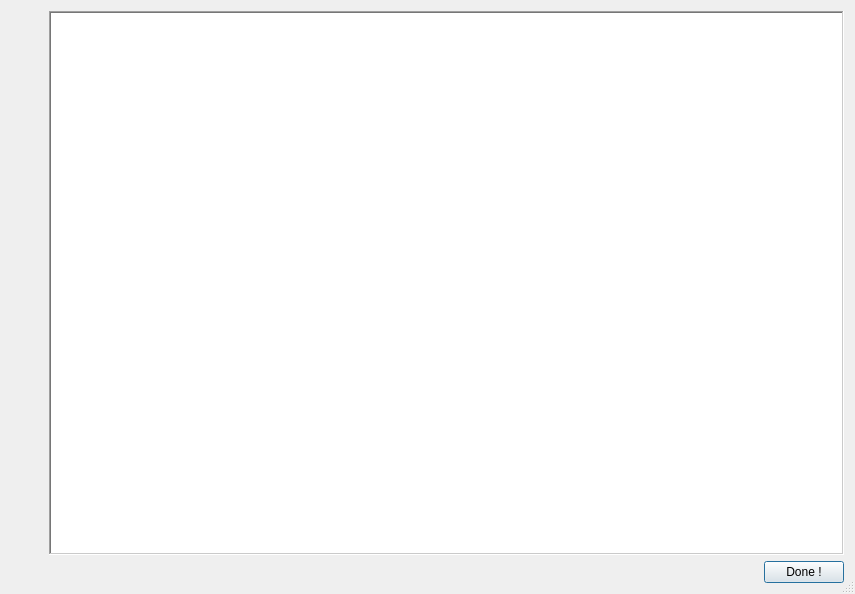
<?xml version="1.0" encoding="UTF-8"?>
<ui version="4.0">
 <class>AboutDialog</class>
 <widget class="QDialog" name="AboutDialog">
  <property name="geometry">
   <rect>
    <x>0</x>
    <y>0</y>
    <width>855</width>
    <height>594</height>
   </rect>
  </property>
  <property name="sizePolicy">
   <sizepolicy hsizetype="Preferred" vsizetype="Expanding">
    <horstretch>0</horstretch>
    <verstretch>0</verstretch>
   </sizepolicy>
  </property>
  <property name="windowTitle">
   <string>About RPI2IEC</string>
  </property>
  <property name="autoFillBackground">
   <bool>false</bool>
  </property>
  <property name="sizeGripEnabled">
   <bool>true</bool>
  </property>
  <layout class="QGridLayout" name="gridLayout">
   <item row="0" column="3">
    <layout class="QVBoxLayout" name="verticalLayout">
     <item>
      <widget class="QTextBrowser" name="m_aboutText">
       <property name="sizePolicy">
        <sizepolicy hsizetype="Expanding" vsizetype="Expanding">
         <horstretch>0</horstretch>
         <verstretch>0</verstretch>
        </sizepolicy>
       </property>
       <property name="minimumSize">
        <size>
         <width>500</width>
         <height>400</height>
        </size>
       </property>
       <property name="font">
        <font>
         <family>Courier New</family>
        </font>
       </property>
       <property name="styleSheet">
        <string notr="true"/>
       </property>
       <property name="frameShape">
        <enum>QFrame::WinPanel</enum>
       </property>
       <property name="lineWidth">
        <number>1</number>
       </property>
       <property name="autoFormatting">
        <set>QTextEdit::AutoBulletList</set>
       </property>
       <property name="html">
        <string>&lt;!DOCTYPE HTML PUBLIC &quot;-//W3C//DTD HTML 4.0//EN&quot; &quot;http://www.w3.org/TR/REC-html40/strict.dtd&quot;&gt;
&lt;html&gt;&lt;head&gt;&lt;meta name=&quot;qrichtext&quot; content=&quot;1&quot; /&gt;&lt;style type=&quot;text/css&quot;&gt;
p, li { white-space: pre-wrap; }
&lt;/style&gt;&lt;/head&gt;&lt;body style=&quot; font-family:'Courier New'; font-size:8.25pt; font-weight:400; font-style:normal;&quot;&gt;
&lt;p style=&quot;-qt-paragraph-type:empty; margin-top:0px; margin-bottom:0px; margin-left:0px; margin-right:0px; -qt-block-indent:0; text-indent:0px; font-size:8pt;&quot;&gt;&lt;br /&gt;&lt;/p&gt;&lt;/body&gt;&lt;/html&gt;</string>
       </property>
       <property name="textInteractionFlags">
        <set>Qt::TextBrowserInteraction</set>
       </property>
       <property name="openExternalLinks">
        <bool>true</bool>
       </property>
      </widget>
     </item>
     <item>
      <layout class="QHBoxLayout" name="horizontalLayout">
       <item>
        <spacer name="horizontalSpacer">
         <property name="orientation">
          <enum>Qt::Horizontal</enum>
         </property>
         <property name="sizeHint" stdset="0">
          <size>
           <width>40</width>
           <height>20</height>
          </size>
         </property>
        </spacer>
       </item>
       <item>
        <widget class="QPushButton" name="m_done">
         <property name="text">
          <string>Done !</string>
         </property>
        </widget>
       </item>
      </layout>
     </item>
    </layout>
   </item>
   <item row="0" column="0">
    <layout class="QVBoxLayout" name="verticalLayout_2">
     <item>
      <widget class="QLabel" name="m_appIcon">
       <property name="minimumSize">
        <size>
         <width>32</width>
         <height>32</height>
        </size>
       </property>
       <property name="text">
        <string/>
       </property>
       <property name="pixmap">
        <pixmap resource="resources.qrc">:/icons/icons/1541.ico</pixmap>
       </property>
       <property name="scaledContents">
        <bool>false</bool>
       </property>
      </widget>
     </item>
     <item>
      <spacer name="verticalSpacer">
       <property name="orientation">
        <enum>Qt::Vertical</enum>
       </property>
       <property name="sizeHint" stdset="0">
        <size>
         <width>20</width>
         <height>40</height>
        </size>
       </property>
      </spacer>
     </item>
    </layout>
   </item>
  </layout>
 </widget>
 <resources>
  <include location="resources.qrc"/>
 </resources>
 <connections>
  <connection>
   <sender>m_done</sender>
   <signal>clicked()</signal>
   <receiver>AboutDialog</receiver>
   <slot>close()</slot>
   <hints>
    <hint type="sourcelabel">
     <x>246</x>
     <y>397</y>
    </hint>
    <hint type="destinationlabel">
     <x>227</x>
     <y>208</y>
    </hint>
   </hints>
  </connection>
 </connections>
</ui>
